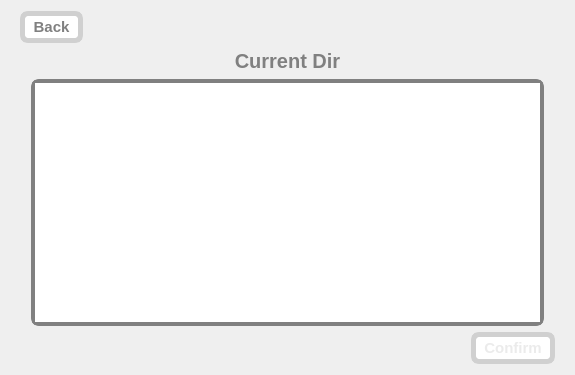
<?xml version="1.0" encoding="UTF-8"?>
<ui version="4.0">
 <class>HPEFileSelectorForm</class>
 <widget class="QWidget" name="HPEFileSelectorForm">
  <property name="geometry">
   <rect>
    <x>0</x>
    <y>0</y>
    <width>575</width>
    <height>375</height>
   </rect>
  </property>
  <property name="windowTitle">
   <string>FileSelector</string>
  </property>
  <property name="styleSheet">
   <string notr="true">QPushButton
{
	padding: 2px 8px;
     color: gray;
     background-color: white;
     border-style: solid;
     border-width: 5px;
     border-radius: 8px;
     border-color: rgb(208, 208, 208);
     font: bold 15px;
}

QPushButton:hover
{
	/*border-color: gray;*/
     color: rgb(255, 255, 255);
     background-color: rgb(208, 208, 208);
}

QPushButton:disabled
{
	color: rgb(235, 235, 235);
}</string>
  </property>
  <layout class="QVBoxLayout" name="verticalLayout">
   <item>
    <widget class="QWidget" name="backButtonContainer" native="true">
     <layout class="QHBoxLayout" name="horizontalLayout">
      <property name="topMargin">
       <number>0</number>
      </property>
      <property name="bottomMargin">
       <number>0</number>
      </property>
      <item>
       <widget class="QPushButton" name="backButton">
        <property name="text">
         <string>Back</string>
        </property>
       </widget>
      </item>
      <item>
       <spacer name="horizontalSpacer">
        <property name="orientation">
         <enum>Qt::Horizontal</enum>
        </property>
        <property name="sizeHint" stdset="0">
         <size>
          <width>40</width>
          <height>20</height>
         </size>
        </property>
       </spacer>
      </item>
     </layout>
    </widget>
   </item>
   <item>
    <widget class="QLabel" name="currentDirLabel">
     <property name="font">
      <font>
       <pointsize>15</pointsize>
       <bold>true</bold>
      </font>
     </property>
     <property name="styleSheet">
      <string notr="true">color: gray;</string>
     </property>
     <property name="text">
      <string>Current Dir</string>
     </property>
     <property name="alignment">
      <set>Qt::AlignCenter</set>
     </property>
    </widget>
   </item>
   <item>
    <widget class="QListWidget" name="fileListWidget">
     <property name="font">
      <font>
       <pointsize>15</pointsize>
      </font>
     </property>
     <property name="styleSheet">
      <string notr="true">QListWidget{
	border: 4px solid gray; 
	border-radius: 8px; 
	margin: 0px 20px;
	color: gray;
}

QListWidget::item:selected {
	background-color: rgb(208, 208, 208);
	color: white;
}
</string>
     </property>
     <property name="frameShape">
      <enum>QFrame::NoFrame</enum>
     </property>
     <property name="frameShadow">
      <enum>QFrame::Plain</enum>
     </property>
     <property name="lineWidth">
      <number>0</number>
     </property>
     <property name="spacing">
      <number>5</number>
     </property>
    </widget>
   </item>
   <item>
    <widget class="QWidget" name="confirmButtonContainer" native="true">
     <layout class="QHBoxLayout" name="horizontalLayout_2">
      <property name="topMargin">
       <number>0</number>
      </property>
      <property name="bottomMargin">
       <number>0</number>
      </property>
      <item>
       <spacer name="horizontalSpacer_2">
        <property name="orientation">
         <enum>Qt::Horizontal</enum>
        </property>
        <property name="sizeHint" stdset="0">
         <size>
          <width>40</width>
          <height>20</height>
         </size>
        </property>
       </spacer>
      </item>
      <item>
       <widget class="QPushButton" name="confirmButton">
        <property name="enabled">
         <bool>false</bool>
        </property>
        <property name="text">
         <string>Confirm</string>
        </property>
       </widget>
      </item>
     </layout>
    </widget>
   </item>
  </layout>
 </widget>
 <resources/>
 <connections/>
</ui>
